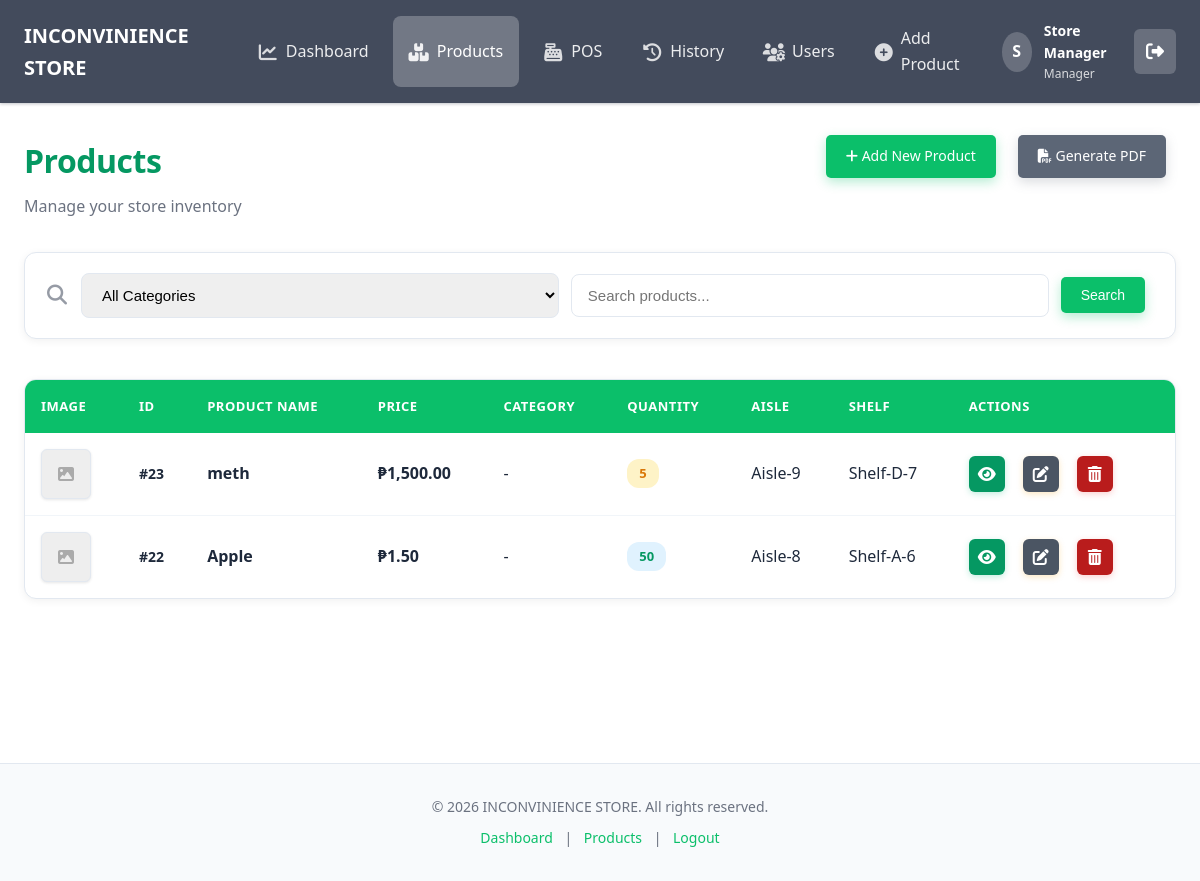
Page /items.php (signed in) on the committed database.
### tables this page shows
CREATE TABLE `items` (
  `item_id` int(11) NOT NULL,
  `user_id` int(11) DEFAULT NULL,
  `item_name` varchar(255) NOT NULL,
  `price` decimal(10,2) NOT NULL,
  `quantity` int(11) NOT NULL DEFAULT 0,
  `category` varchar(100) DEFAULT NULL,
  `status` enum('active','inactive') NOT NULL DEFAULT 'active',
  `image_path` varchar(255) DEFAULT NULL,
  `isles` varchar(100) NOT NULL,
  `shelf_position` varchar(100) NOT NULL,
  `created_at` timestamp NOT NULL DEFAULT current_timestamp(),
  `updated_at` timestamp NOT NULL DEFAULT current_timestamp() ON UPDATE current_timestamp()
);

### auth.php (called while the page is built, shortened)
<?php
function isManager() {
    return isset($_SESSION['role']) && $_SESSION['role'] === 'manager';
}
?>

### items.php (the view, shortened to what this page needs)
<?php
require_once 'auth.php';
$search = $_GET['search'] ?? '';
$items_per_page = 10;
$page = isset($_GET['page']) ? (int) $_GET['page'] : 1;
$conn = getDBConnection();
$params = [];
$paramTypes = '';
$whereSql = '';
$offset = ($page - 1) * $items_per_page;
$data_sql = "SELECT * FROM items $whereSql ORDER BY item_id DESC LIMIT ? OFFSET ?";
$stmt = $conn->prepare($data_sql);
if (!empty($params)) {
    $fullParamTypes = $paramTypes . 'ii';
    $paramsWithPaging = array_merge($params, [$items_per_page, $offset]);
    $stmt->bind_param($fullParamTypes, ...$paramsWithPaging);
} else {
    $stmt->bind_param("ii", $items_per_page, $offset);
}
$stmt->execute();
$result = $stmt->get_result();
?>
<?php
require_once 'includes/header.php';
?>
<main class="main-content">
    <div class="page-header">
        <div class="page-title-section">
            <h1 class="page-title">Products</h1>
            <p class="page-subtitle">Manage your store inventory</p>
        </div>
        <div class="page-actions">
            <?php if (isManager()): ?>
                <a href="create.php" class="btn btn-primary">
                    <i class="fas fa-plus"></i> Add New Product
                </a>
            <?php endif; ?>
            <a href="pdf.php<?php echo !empty($search) ? '?search=' . urlencode($search) : ''; ?>" class="btn btn-secondary" target="_blank">
                <i class="fas fa-file-pdf"></i> Generate PDF
            </a>
        </div>
    </div>
    <section class="search-section">
        <form method="GET" action="items.php" class="search-form-modern">
            <div class="search-input-wrapper">
                <span class="search-icon"><i class="fas fa-search"></i></span>
                <select name="category" class="search-input-modern" style="width: 200px;">
                    <option value="">All Categories</option>
                </select>
                <input type="text" name="search" class="search-input-modern"
                       placeholder="Search products..."
                       value="<?php echo htmlspecialchars($search); ?>">
                <button type="submit" class="btn btn-primary search-btn">Search</button>
            </div>
        </form>
    </section>
    <section class="table-section">
        <div class="table-wrapper">
            <table class="data-table-modern">
                <thead>
                    <tr>
                        <th>Image</th>
                        <th>ID</th>
                        <th>Product Name</th>
                        <th>Price</th>
                        <th>Category</th>
                        <th>Quantity</th>
                        <th>Aisle</th>
                        <th>Shelf</th>
                        <th>Actions</th>
                    </tr>
                </thead>
                <tbody>
                    <?php if ($result->num_rows > 0): ?>
                        <?php while($row = $result->fetch_assoc()): ?>
                            <tr>
                                <td class="image-cell">
                                    <?php if (!empty($row['image_path']) && file_exists($row['image_path'])): ?>
                                        <img src="<?php echo htmlspecialchars($row['image_path']); ?>" alt="<?php echo htmlspecialchars($row['item_name']); ?>" class="product-thumb">
                                    <?php else: ?>
                                        <div class="product-thumb" style="background: #eee; display: flex; align-items: center; justify-content: center; color: #aaa;">
                                            <i class="fas fa-image"></i>
                                        </div>
                                    <?php endif; ?>
                                </td>
                                <td class="id-cell">#<?php echo htmlspecialchars($row['item_id']); ?></td>
                                <td class="name-cell">
                                    <strong><?php echo htmlspecialchars($row['item_name']); ?></strong>
                                </td>
                                <td class="price-cell">&#8369;<?php echo number_format($row['price'], 2); ?></td>
                                <td class="category-cell"><?php echo htmlspecialchars($row['category'] ?? '-'); ?></td>
                                <td class="quantity-cell">
                                    <span class="quantity-badge <?php echo $row['quantity'] < 10 ? 'low-stock' : ''; ?>">
                                        <?php echo htmlspecialchars($row['quantity']); ?>
                                    </span>
                                </td>
                                <td class="aisle-cell"><?php echo htmlspecialchars($row['isles']); ?></td>
                                <td class="shelf-cell"><?php echo htmlspecialchars($row['shelf_position']); ?></td>
                                <td class="actions-cell">
                                    <div class="action-buttons">
                                        <a href="view.php?id=<?php echo $row['item_id']; ?>" class="btn btn-view" title="View Details"><i class="fas fa-eye"></i></a>
                                        <?php if (isManager()): ?>
                                            <a href="update.php?id=<?php echo $row['item_id']; ?>" class="btn btn-edit" title="Edit Product"><i class="fas fa-edit"></i></a>
                                            <a href="delete.php?id=<?php echo $row['item_id']; ?>"
                                               class="btn btn-delete"
                                               onclick="return confirm('Are you sure you want to delete this product?');"
                                               title="Delete Product"><i class="fas fa-trash-alt"></i></a>
                                        <?php endif; ?>
                                    </div>
                                </td>
                            </tr>
                        <?php endwhile; ?>
                    <?php endif; ?>
                </tbody>
            </table>
        </div>
    </section>
</main>
<?php
require_once 'includes/footer.php';
?>

### rows in the picture
items: item_id "23", item_name "meth", price "1,500.00", category "-", quantity "5", isles "Aisle-9", shelf_position "Shelf-D-7"
items: item_id "22", item_name "Apple", price "1.50", category "-", quantity "50", isles "Aisle-8", shelf_position "Shelf-A-6"

### other values in the picture
substr($user['full_name'], 0, 1) "S"
$user['full_name'] "Store Manager"
$user['role'] "Manager"
